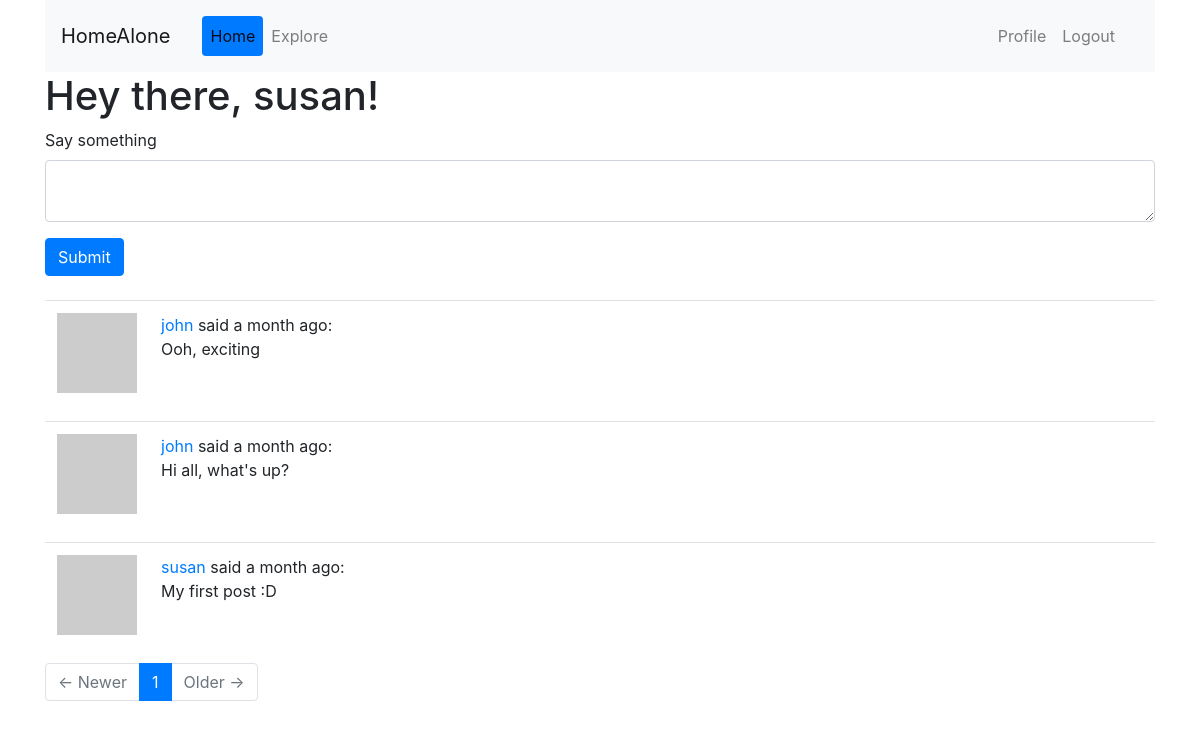
The app's page /index (signed in) with its own data.
### app/models.py (models this page shows, shortened)
class User(UserMixin, db.Model):
	id = db.Column(db.Integer, primary_key=True)
	username = db.Column(db.String(64), index=True, unique=True)
	email = db.Column(db.String(120), index=True, unique=True)
	password_hash = db.Column(db.String(128))
	posts = db.relationship('Post', backref='author', lazy='dynamic')
	about_me = db.Column(db.String(140))
	last_seen = db.Column(db.DateTime, default=datetime.utcnow)
	followed = db.relationship(
		'User', # right side of relationship (users)
		secondary=followers, # left side of relationship (followers)
		primaryjoin=(followers.c.follower_id == id), # condition that links the left with the association table
		secondaryjoin=(followers.c.followed_id == id), # condition that links the right with the association table
		backref=db.backref('followers', lazy='dynamic'), # how this relationship will be accessed from the right side (from the left, the relationship is named `followed`)
		lazy='dynamic')
	def avatar(self, size):
		digest = md5(self.email.lower().encode('utf-8')).hexdigest()
		return 'https://www.gravatar.com/avatar/{}?d=identicon&s={}'.format(digest, size)
	def followed_posts(self):
		followed = Post.query.join(
			followers, (followers.c.followed_id == Post.user_id)).filter(
				followers.c.follower_id == self.id)
		own = Post.query.filter_by(user_id=self.id)
		return followed.union(own).order_by(Post.timestamp.desc())

class Post(db.Model):
	id = db.Column(db.Integer, primary_key=True)
	body = db.Column(db.String(140))
	timestamp = db.Column(db.DateTime, index=True, default=datetime.utcnow)
	user_id = db.Column(db.Integer, db.ForeignKey('user.id'))
	language = db.Column(db.String(5))

### app/main/routes.py (the view, shortened to what this page needs)
@bp.route('/', methods=['GET', 'POST'])
@bp.route('/index', methods=['GET', 'POST'])
@login_required
def index():
	form = PostForm()
	page = request.args.get('page', 1, type=int)
	pages = current_user.followed_posts().paginate(
		page, current_app.config['POSTS_PER_PAGE'], False)
	posts = pages.items
	next_url = url_for('main.index', page=pages.next_num) \
		if pages.has_next else None
	prev_url = url_for('main.index', page=pages.prev_num) \
		if pages.has_prev else None
	return render_template(
		'index.html',
		title=_('Home'),
		form=form,
		posts=posts,
		pages=pages,
		next_url=next_url,
		prev_url=prev_url
		)

### app/main/forms.py
class PostForm(FlaskForm):
	post = TextAreaField(_("Say something"),
		validators=[DataRequired(), Length(min=1, max=140)])
	submit = SubmitField(_('Submit'))

### app/main/routes.py (called while the page is built)
@bp.before_request
def before_request():
	if current_user.is_authenticated:
		current_user.last_seen = datetime.utcnow()
		db.session.commit()
	g.locale = str(get_locale())

### app/models.py (called while the page is built)
@login.user_loader
def load_user(id):
	return User.query.get(int(id))

### app/templates/index.html
{% extends "base.html" %}
{% from 'bootstrap/form.html' import render_form as rf %}
{% block app_content %}
	<h1>{{ _('Hey there, %(username)s!', username=current_user.username) }}</h1>
	{% if form %}
		{{ rf(form) }}
		<br>
	{% endif %}
	{% for post in posts %}
		{% include '_post.html' %}
	{% endfor %}
  {% block pages %}
	  {{ rp(
	      pages,
	      prev=('<span aria-hidden="true">&larr;</span> {}'.format(_("Newer")) )|safe,
	      next=('{} <span aria-hidden="true">&rarr;</span>'.format(_("Older")) )|safe
	      )  }}
{% endblock pages %}
{% endblock app_content %}

### app/templates/base.html (shortened to what this page needs)
{% extends 'bs-f_base.html' %}
{% from 'bootstrap/nav.html' import render_nav_item as rni %}
{% from 'bootstrap/pagination.html' import render_pagination as rp %}
  {% block navbar %}
  <div class='container'>
    <nav class='navbar navbar-expand-sm navbar-light bg-light'>
      <a class="navbar-brand" href='/index'>{{ _('HomeAlone') }}</a>
      <div class='collapse navbar navbar-collapse d-flex justify-content-between' id='bs-example-navbar-collapse-1'>
        <ul class='navbar-nav nav-pills'>
          {{ rni('main.index', _('Home'), use_li=True) }}
          {{ rni('main.explore', _('Explore'), use_li=True) }}
        </ul>
        <ul class='navbar-nav nav-pills'>
          {% if current_user.is_anonymous %}
            {{ rni('auth.login', _('Login'), use_li=True) }}
          {% else %}
            {{ rni('main.user', _('Profile'), username=current_user.username) }}
            {{ rni('auth.logout', _('Logout'), use_li=True) }}
          {% endif %}
        </ul>
      </div>
    </nav>
  </div>
  {% endblock navbar %}
  {% block content %}
    <div class='container'>
      {% block app_content %}{% endblock %}
    </div>
  {% endblock content %}

### app/templates/_post.html (shortened to what this page needs)
 <table class='table table-hover'>
 	<tr>
 		<td width='70px'>
 			<a href="{{ url_for('main.user', username=post.author.username) }}">
	 			<img src="{{ post.author.avatar(70) }}" />
	 		</a>
	 	</td>
 		<td>
	 			{{ _('%(username)s said %(when)s',
	 					username=user_link, when=moment(post.timestamp).fromNow()) }}:
	 			<br>
	 			<span id="post{{ post.id }}">{{ post.body }}</span>
	 		</td>
 	</tr>
 </table>

### records on screen
User: username "Profile"
Post: body "Ooh, exciting"
Post: body "Hi all, what's up?"
Post: body "My first post :D"

### other values on screen
{{ rni('main.index', _('Home'), use_li=True) }} "Home"
{{ rni('main.explore', _('Explore'), use_li=True) }} "Explore"
{{ rni('auth.logout', _('Logout'), use_li=True) }} "Logout"
